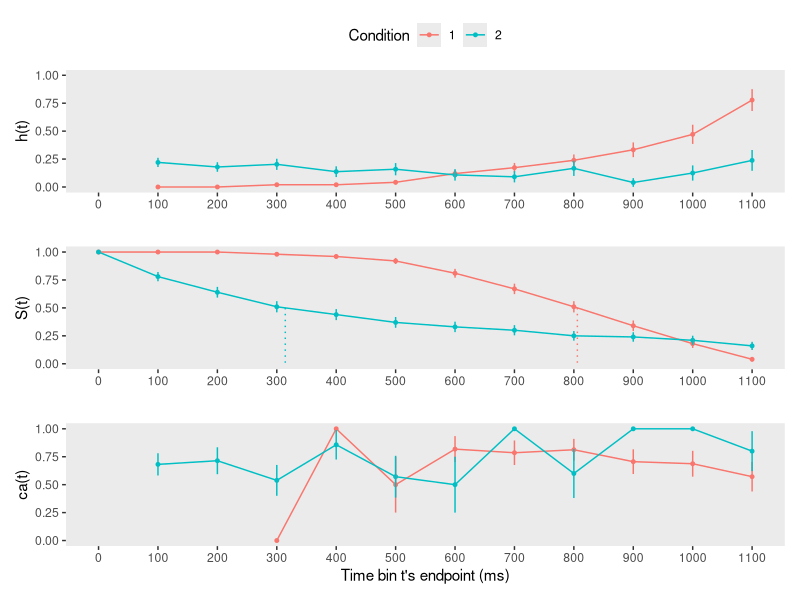
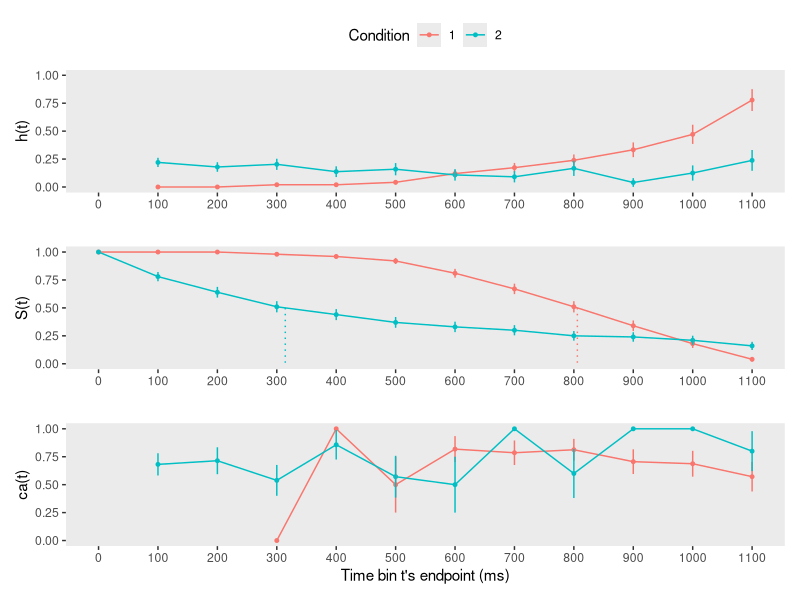

Source code (R) for these figures, in order:
## ---- chunk 1
knitr::opts_chunk$set(echo = TRUE)
## ---- chunk 2
library(tidyverse)
library(patchwork)
## ---- chunk 3
#set.seed(1274)
Trials_perCondition = 100

data <- tibble(
  pid   = 1,
  trial = sample(1:(2*Trials_perCondition)),
  condition = c(rep(1,Trials_perCondition), rep(2,Trials_perCondition)),
  RT = c(rnorm(Trials_perCondition, 800, 200), rexp(Trials_perCondition, 1/600)),
  acc = rep(sample(c(0,1), size=Trials_perCondition,replace=T, prob=c(.3,.7)),2)) %>% 
        arrange(trial) %>%
        mutate(RT = ifelse(RT<0,0.00000001,RT),
               condition=factor(condition,levels=c(1,2)))

#print.data.frame(data)
head(data)
## ---- chunk 4
cutoff <- 1100 # censoring time in ms
bin_size <- 100

data2 <- data %>%
         mutate(censor = 1,
                RT2 = ifelse(RT > cutoff, cutoff, RT),
                censor = ifelse(RT2 == cutoff,0,censor),
                dRT = ceiling(RT2/bin_size))

#print.data.frame(data2)
head(data2)
## ---- chunk 5
data_ptb <-
  data2 %>% 
  uncount(weights = dRT) %>% # duplicate rows according to a weighting variable (or expression).
  group_by(trial) %>% 
  mutate(period = 1:n()) %>% 
  mutate(event = if_else(period == max(period) & censor == 1, 1, 0)) %>% 
  select(-censor) %>% 
  ungroup()

#print.data.frame(data_ptb)
head(data_ptb)
## ---- chunk 6
data_lt <-
  data_ptb %>% 
  mutate(event = str_c("event = ", event)) %>%
  group_by(condition,period) %>% 
  count(event) %>% 
  ungroup() %>% 
  pivot_wider(names_from = event,
              values_from = n) %>% 
  mutate(ev1 = ifelse(is.na(`event = 1`),0,`event = 1`), # replace NA with 0
         ev0 = ifelse(is.na(`event = 0`),0,`event = 0`),
         RS = ev0 + ev1) %>%
  mutate(hazard = (ev1 / RS) %>% round(digits = 3)) %>% # estimate hazard
  mutate(se_haz = sqrt((hazard * (1 - hazard)) / RS) %>% round(digits=3)) %>% # se hazard
  group_by(condition) %>%
  mutate(survival = cumprod(1-hazard) %>% round(digits = 3), # estimate survival
         term     = cumsum(hazard / (RS * (1 - hazard))) %>% round(digits = 6), 
         se_surv = (survival * sqrt(term)) %>% round(digits = 7)) %>% # Greenwood's (1926) approximation
  ungroup()

#print.data.frame(data_lt)
head(data_lt)
## ---- chunk 7
ca <- data2 %>%
  filter(censor==1) %>%
  group_by(condition,dRT) %>%
  summarize(ca = mean(acc),
            n = n()) %>%
  ungroup() %>%
  mutate(period = dRT,
         se_ca = sqrt((ca * (1-ca)) / n)) %>%
  select(-dRT)

head(ca)
## ---- chunk 8
lt_full <- data_lt %>%
    left_join(ca, join_by(condition,period))

row0_cond1 <- tibble(condition=factor(1),period=0.0,`event = 0` = NA,`event = 1` =NA, ev1 = NA,ev0 = NA,
                     RS = Trials_perCondition,hazard = NA,se_haz = NA,survival = 1,
                     term = NA,se_surv = 0,ca = NA,n = NA,se_ca = NA)
row0_cond2 <- tibble(condition=factor(2),period=0.0,`event = 0` = NA,`event = 1` = NA,ev1 = NA,ev0 = NA,
                     RS = Trials_perCondition,hazard = NA,se_haz = NA,survival = 1,
                     term = NA,se_surv = 0,ca = NA,n = NA,se_ca = NA)
                   
lt_full <- bind_rows(row0_cond1, row0_cond2, lt_full) %>% arrange(condition, period)
  
#print.data.frame(lt_full)
head(lt_full)
## ---- chunk 9
# determine the mth row where smallest S(t) > .5
cond1_m <- lt_full %>% 
      filter(condition == 1 & survival > .5) %>% slice(n()) # take last row
cond2_m <- lt_full %>% 
      filter(condition == 2 & survival > .5) %>% slice(n()) 

# determine the row for m + 1
cond1_m1 <- lt_full %>% 
    filter(condition == 1 & survival < .5) %>% slice(1)
cond2_m1 <- lt_full %>% 
    filter(condition == 2 & survival < .5) %>% slice(1)

# pull the value for m
m_cond1  <- pull(cond1_m, period)
m_cond2  <- pull(cond2_m, period)

# pull the two survival function values
surv_cond1_m  <- pull(cond1_m, survival)
surv_cond1_m1 <- pull(cond1_m1, survival)
surv_cond2_m  <- pull(cond2_m, survival)
surv_cond2_m1 <- pull(cond2_m1, survival)

# plug the values into Equation 10.6 (page 338)
median_cond1 <- m_cond1 + ((surv_cond1_m - .5) / (surv_cond1_m - surv_cond1_m1)) * ((m_cond1 + 1) - m_cond1) 
median_cond2 <- m_cond2 + ((surv_cond2_m - .5) / (surv_cond2_m - surv_cond2_m1)) * ((m_cond2 + 1) - m_cond2) 
# median RTs
median_cond1*bin_size
median_cond2*bin_size
## ---- chunk 10
p1 <-lt_full %>%
  ggplot(aes(x=period, color=factor(condition), group=condition)) +
  geom_line(aes(y=hazard)) +

  geom_point(aes(y=hazard), size=1) + labs(color="Condition") +
  geom_linerange(aes(ymin=hazard-se_haz, ymax=hazard+se_haz), show.legend = F) +
  #scale_color_viridis_d(NULL, option = "A", end=.55) +
  scale_x_continuous(breaks = c(0,1:(cutoff/bin_size)), labels=c(0,1:(cutoff/bin_size)*bin_size),
                     limits = c(0,cutoff/bin_size)) +
  scale_y_continuous(limits = c(0,1)) +
  labs(x="", y="h(t)") +
  theme(legend.background = element_rect(fill = "transparent"),
        panel.grid = element_blank(),
        legend.position = "top")

p2 <-lt_full %>%
  ggplot(aes(x=period, color=factor(condition), group=condition)) +
  geom_line(aes(y=survival), show.legend = F) +
  geom_point(aes(y=survival), size=1, show.legend = F) +
  geom_linerange(aes(ymin=survival-se_surv, ymax=survival+se_surv), show.legend = F) +
  #scale_color_viridis_d(NULL, option = "A", end=.55) +
  # add medians
  geom_path(aes(x=period, y=survival, color=factor(condition)),
            data = tibble(period= c(median_cond1, median_cond1, median_cond2, median_cond2),
                          survival = c(.5, 0, .5, 0),
                          condition = c(1,1,2,2)), 
            linetype = 3, show.legend = F) +
  scale_x_continuous(breaks = c(0,1:(cutoff/bin_size)), labels=c(0,1:(cutoff/bin_size)*bin_size),
                     limits=c(0,cutoff/bin_size)) +
  scale_y_continuous(limits = c(0,1)) +
  labs(x="", y="S(t)",
       colour="Condition") +
  theme(legend.background = element_rect(fill = "transparent"),
        panel.grid = element_blank())

p3 <-lt_full %>%
  ggplot(aes(x=period, color=factor(condition), group=condition)) +
  geom_line(aes(y=ca), show.legend = F) +
  geom_point(aes(y=ca), size=1, show.legend = F) +
  geom_linerange(aes(ymin=ca-se_ca, ymax=ca+se_ca), show.legend = F) +
  #scale_color_viridis_d(NULL, option = "A", end=.55) +
  scale_x_continuous(breaks = c(0,1:(cutoff/bin_size)), labels=c(0,1:(cutoff/bin_size)*bin_size),
                     limits=c(0,cutoff/bin_size)) +
  scale_y_continuous(limits = c(0,1)) +
  labs(x="Time bin t's endpoint (ms)", y="ca(t)",
       colour="Condition") +
  theme(legend.background = element_rect(fill = "transparent"),
        panel.grid = element_blank())

p1/p2/p3

ggsave("example1.png", width = 8, height = 5, dpi = 600)
